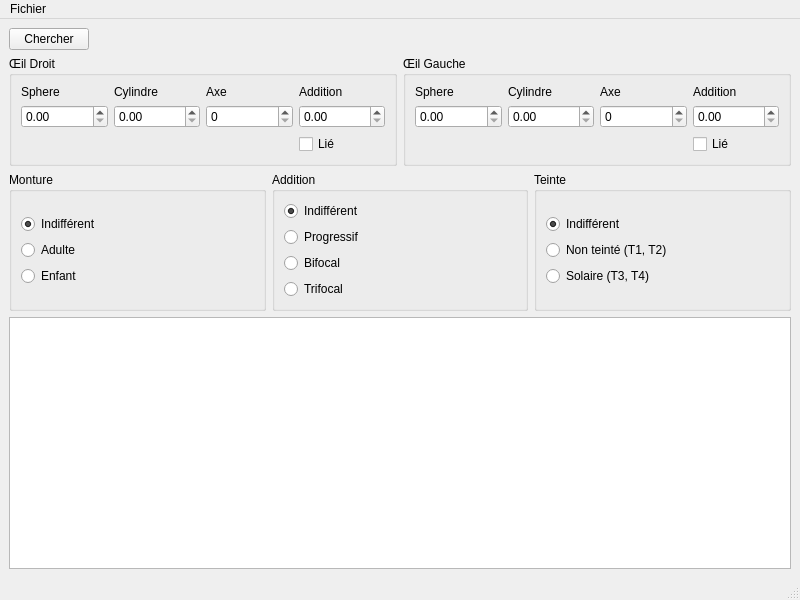
<?xml version="1.0" encoding="UTF-8"?>
<ui version="4.0">
 <class>MainWindow</class>
 <widget class="QMainWindow" name="MainWindow">
  <property name="geometry">
   <rect>
    <x>0</x>
    <y>0</y>
    <width>800</width>
    <height>600</height>
   </rect>
  </property>
  <property name="windowTitle">
   <string>Chercher</string>
  </property>
  <widget class="QWidget" name="centralwidget">
   <layout class="QGridLayout" name="gridLayout_5">
    <item row="0" column="0">
     <layout class="QGridLayout" name="gridLayout_8">
      <item row="4" column="0">
       <widget class="QTableView" name="tableView">
        <property name="editTriggers">
         <set>QAbstractItemView::NoEditTriggers</set>
        </property>
        <property name="selectionMode">
         <enum>QAbstractItemView::SingleSelection</enum>
        </property>
        <property name="selectionBehavior">
         <enum>QAbstractItemView::SelectRows</enum>
        </property>
        <attribute name="horizontalHeaderStretchLastSection">
         <bool>true</bool>
        </attribute>
        <attribute name="verticalHeaderVisible">
         <bool>false</bool>
        </attribute>
       </widget>
      </item>
      <item row="3" column="0">
       <layout class="QHBoxLayout" name="horizontalLayout_3">
        <item>
         <widget class="QGroupBox" name="groupBox_4">
          <property name="title">
           <string>Monture</string>
          </property>
          <layout class="QGridLayout" name="gridLayout_7">
           <item row="0" column="0">
            <layout class="QVBoxLayout" name="verticalLayout_3">
             <item>
              <widget class="QRadioButton" name="childRadioNone">
               <property name="text">
                <string>Indifférent</string>
               </property>
               <property name="checked">
                <bool>true</bool>
               </property>
              </widget>
             </item>
             <item>
              <widget class="QRadioButton" name="childRadioNo">
               <property name="text">
                <string>Adulte</string>
               </property>
              </widget>
             </item>
             <item>
              <widget class="QRadioButton" name="childRadioYes">
               <property name="text">
                <string>Enfant</string>
               </property>
              </widget>
             </item>
            </layout>
           </item>
          </layout>
         </widget>
        </item>
        <item>
         <widget class="QGroupBox" name="addGroupBox">
          <property name="title">
           <string>Addition</string>
          </property>
          <layout class="QVBoxLayout" name="verticalLayout_5">
           <item>
            <layout class="QVBoxLayout" name="verticalLayout_2">
             <item>
              <widget class="QRadioButton" name="addRadioNone">
               <property name="text">
                <string>Indifférent</string>
               </property>
               <property name="checked">
                <bool>true</bool>
               </property>
              </widget>
             </item>
             <item>
              <widget class="QRadioButton" name="addRadioP">
               <property name="text">
                <string>Progressif</string>
               </property>
              </widget>
             </item>
             <item>
              <widget class="QRadioButton" name="addRadioBF">
               <property name="text">
                <string>Bifocal</string>
               </property>
              </widget>
             </item>
             <item>
              <widget class="QRadioButton" name="addRadioTF">
               <property name="text">
                <string>Trifocal</string>
               </property>
              </widget>
             </item>
            </layout>
           </item>
          </layout>
         </widget>
        </item>
        <item>
         <widget class="QGroupBox" name="groupBox_5">
          <property name="title">
           <string>Teinte</string>
          </property>
          <layout class="QGridLayout" name="gridLayout_6">
           <item row="0" column="0">
            <layout class="QVBoxLayout" name="verticalLayout_4">
             <item>
              <widget class="QRadioButton" name="solarRadioNone">
               <property name="text">
                <string>Indifférent</string>
               </property>
               <property name="checked">
                <bool>true</bool>
               </property>
              </widget>
             </item>
             <item>
              <widget class="QRadioButton" name="solarRadioNo">
               <property name="text">
                <string>Non teinté (T1, T2)</string>
               </property>
              </widget>
             </item>
             <item>
              <widget class="QRadioButton" name="solarRadioYes">
               <property name="text">
                <string>Solaire (T3, T4)</string>
               </property>
              </widget>
             </item>
            </layout>
           </item>
          </layout>
         </widget>
        </item>
       </layout>
      </item>
      <item row="0" column="0">
       <layout class="QHBoxLayout" name="horizontalLayout">
        <item>
         <widget class="QPushButton" name="searchButton">
          <property name="text">
           <string>Chercher</string>
          </property>
         </widget>
        </item>
        <item>
         <spacer name="horizontalSpacer">
          <property name="orientation">
           <enum>Qt::Horizontal</enum>
          </property>
          <property name="sizeHint" stdset="0">
           <size>
            <width>40</width>
            <height>20</height>
           </size>
          </property>
         </spacer>
        </item>
       </layout>
      </item>
      <item row="1" column="0">
       <layout class="QHBoxLayout" name="horizontalLayout_2">
        <item>
         <widget class="QGroupBox" name="groupBox">
          <property name="title">
           <string>Œil Droit</string>
          </property>
          <layout class="QGridLayout" name="gridLayout_3">
           <item row="0" column="0">
            <layout class="QGridLayout" name="gridLayout">
             <item row="0" column="1">
              <widget class="QLabel" name="label_2">
               <property name="text">
                <string>Cylindre</string>
               </property>
              </widget>
             </item>
             <item row="1" column="0">
              <widget class="dotSpinBox" name="rSphereSpin"/>
             </item>
             <item row="1" column="1">
              <widget class="negativeZeroSpinBox" name="rCylSpin"/>
             </item>
             <item row="1" column="3">
              <widget class="dotSpinBox" name="rAddSpin"/>
             </item>
             <item row="0" column="0">
              <widget class="QLabel" name="label">
               <property name="text">
                <string>Sphere</string>
               </property>
              </widget>
             </item>
             <item row="0" column="3">
              <widget class="QLabel" name="label_4">
               <property name="text">
                <string>Addition</string>
               </property>
              </widget>
             </item>
             <item row="0" column="2">
              <widget class="QLabel" name="label_3">
               <property name="text">
                <string>Axe</string>
               </property>
              </widget>
             </item>
             <item row="2" column="3">
              <widget class="QCheckBox" name="rLinkCheckbox">
               <property name="text">
                <string>Lié</string>
               </property>
              </widget>
             </item>
             <item row="1" column="2">
              <widget class="angleSpinBox" name="rAxisSpin"/>
             </item>
            </layout>
           </item>
          </layout>
         </widget>
        </item>
        <item>
         <widget class="QGroupBox" name="groupBox_2">
          <property name="title">
           <string>Œil Gauche</string>
          </property>
          <layout class="QGridLayout" name="gridLayout_4">
           <item row="0" column="0">
            <layout class="QGridLayout" name="gridLayout_2">
             <item row="0" column="1">
              <widget class="QLabel" name="label_5">
               <property name="text">
                <string>Cylindre</string>
               </property>
              </widget>
             </item>
             <item row="1" column="0">
              <widget class="dotSpinBox" name="lSphereSpin"/>
             </item>
             <item row="1" column="1">
              <widget class="negativeZeroSpinBox" name="lCylSpin"/>
             </item>
             <item row="1" column="3">
              <widget class="dotSpinBox" name="lAddSpin"/>
             </item>
             <item row="0" column="0">
              <widget class="QLabel" name="label_6">
               <property name="text">
                <string>Sphere</string>
               </property>
              </widget>
             </item>
             <item row="0" column="3">
              <widget class="QLabel" name="label_7">
               <property name="text">
                <string>Addition</string>
               </property>
              </widget>
             </item>
             <item row="0" column="2">
              <widget class="QLabel" name="label_8">
               <property name="text">
                <string>Axe</string>
               </property>
              </widget>
             </item>
             <item row="2" column="3">
              <widget class="QCheckBox" name="lLinkCheckbox">
               <property name="text">
                <string>Lié</string>
               </property>
              </widget>
             </item>
             <item row="1" column="2">
              <widget class="angleSpinBox" name="lAxisSpin"/>
             </item>
            </layout>
           </item>
          </layout>
         </widget>
        </item>
       </layout>
      </item>
     </layout>
    </item>
   </layout>
  </widget>
  <widget class="QMenuBar" name="menubar">
   <property name="geometry">
    <rect>
     <x>0</x>
     <y>0</y>
     <width>800</width>
     <height>22</height>
    </rect>
   </property>
   <widget class="QMenu" name="menuFichier">
    <property name="title">
     <string>Fichier</string>
    </property>
    <addaction name="searchAction"/>
    <addaction name="separator"/>
    <addaction name="exitAction"/>
   </widget>
   <addaction name="menuFichier"/>
  </widget>
  <widget class="QStatusBar" name="statusbar"/>
  <action name="exitAction">
   <property name="text">
    <string>Quitter</string>
   </property>
  </action>
  <action name="searchAction">
   <property name="text">
    <string>Chercher</string>
   </property>
  </action>
 </widget>
 <customwidgets>
  <customwidget>
   <class>dotSpinBox</class>
   <extends>QDoubleSpinBox</extends>
   <header>dotspinbox.h</header>
  </customwidget>
  <customwidget>
   <class>negativeZeroSpinBox</class>
   <extends>QDoubleSpinBox</extends>
   <header>negativezerospinbox.h</header>
  </customwidget>
  <customwidget>
   <class>angleSpinBox</class>
   <extends>QSpinBox</extends>
   <header>anglespinbox.h</header>
  </customwidget>
 </customwidgets>
 <resources/>
 <connections/>
</ui>
